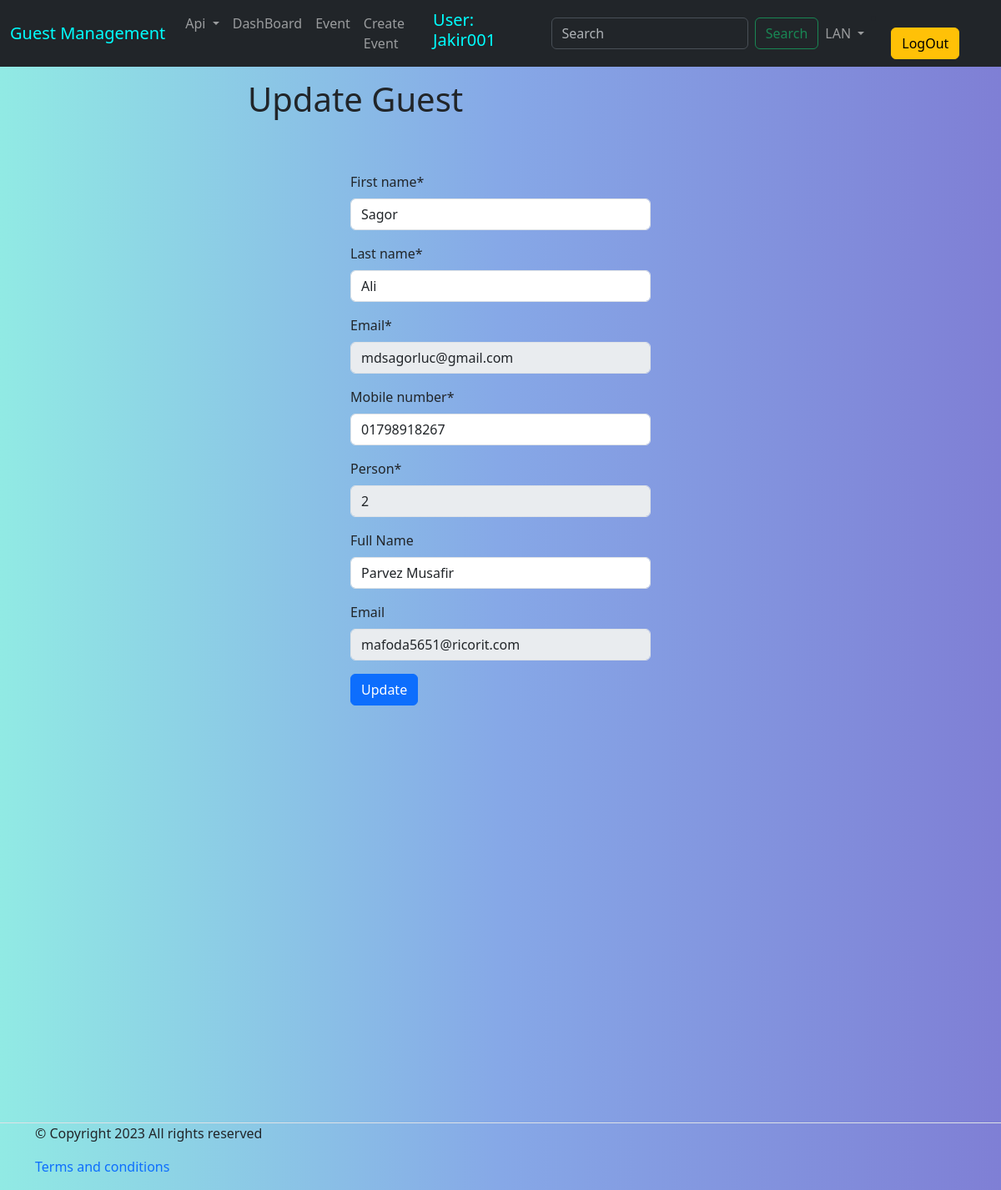
Screenshot of /event/update_guest/1/ (signed in) with the database file from the repository.
### API_authentication/models.py (models this page shows, shortened)
class User(AbstractUser):
    username          = models.CharField(max_length=150, null=True)
    email             = models.EmailField(unique=True)
    is_active         = models.BooleanField(default=False)
    is_verified       = models.BooleanField(default=False)
    verification_otp  = models.CharField(max_length=6 , null=True, blank=True)
    USERNAME_FIELD = 'email'
    REQUIRED_FIELDS = ['username']
    objects = UserManager()

### event/models.py (models this page shows, shortened)
class EventRegistration(models.Model):
    userE       = models.ForeignKey(User, on_delete=models.CASCADE, default=False, related_name='registration')
    event       = models.ForeignKey(CreateEvent, on_delete=models.CASCADE, blank=True, related_name='event')
    firstName   = models.CharField(max_length=25, blank=False)
    lastName    = models.CharField(max_length= 25, blank=False)
    email       = models.EmailField(max_length= 50, blank=False)
    friendName  = models.CharField(max_length=50, blank=True)
    friendEmail = models.EmailField(max_length=100, blank=True)
    phoneNumber = models.CharField(max_length=14, blank=False)
    totalPerson = models.IntegerField(blank=False)
    token_num   = models.CharField(max_length=21, unique=True, null=False)
    createDate  = models.DateTimeField(auto_now_add= True, null=True)
    modifyDate  = models.DateTimeField(auto_now= True)
    class Meta:
        verbose_name = 'Event Registration'
        verbose_name_plural = 'Event Registrations'
        ordering = ['id']

### event/views.py (the view)
# urls.py: path('update_guest/<int:id>/', update_guest, name="update_guest"),
@login_required
def update_guest(request, id=None):
    guest = get_object_or_404(EventRegistration, id=id)
    if request.method == 'POST':
        form = UpdateGuestForm(request.POST, instance = guest)
        if form.is_valid():
            input_person = form.cleaned_data['totalPerson']
            if input_person > 2:
               messages.error(request, 'Person should not be more the 2.')
            guest_previus_data = EventRegistration.objects.filter(pk=guest.id).first()
            is_changes = track_changes_guest(guest_previus_data, guest)
            if not is_changes:
                messages.success(request, 'Nothings updated')
                return redirect('update_guest', guest.id)
            form.save()
            messages.success(request, 'Your infomation updated successfully.')
            return redirect('guest_details', guest.id)
    else:
        form = UpdateGuestForm(instance = guest)
    return render(request, 'update_guest.html', {'form': form})

### event/templates/update_guest.html (shortened to what this page needs)
{% extends 'base.html' %}
{% load crispy_forms_tags %}
{% block body %}
    <h1 id="moving-title" style="width: 53%; margin: auto;text-align: left; padding: 15px; font-size: 40px">
        Update Guest
    </h1>
    <br>
    <div style="width: 30%; margin: auto; margin-bottom: 100px;">
        <form method= 'POST' id="myForm">
            <div style="color:red" class="is-invalid" id="friendEmail"></div><br>
            {{form|crispy}}
            <input class="btn btn-primary" type="submit" value="Update">
        </form>
    </div>
{% endblock body %}

### templates/base.html (shortened to what this page needs)
<!DOCTYPE html>
{% load static %}
{% load i18n %}
<html lang="en" dir={% trans "dir" %}>
<head>
  <link href="https://cdn.jsdelivr.net/npm/bootstrap@5.3.1/dist/css/bootstrap.min.css" rel="stylesheet">
  <link rel="stylesheet" href="{% static "css/message_style.css" %}">
  <link rel="stylesheet" href="{% static "css/style.css" %}">
  <link rel="stylesheet" href="{% static "css/popup_style.css" %}">
</head>
<body>
  {% if request.user.is_authenticated %}
    <nav class="navbar navbar-expand-lg bg-dark" data-bs-theme="dark">
      <div class="container-fluid">
        <a class="navbar-brand " href="#" style="color: aqua">
          Guest Management
        </a>
        <div class="collapse navbar-collapse" id="navbarSupportedContent">
          <ul class="navbar-nav me-auto mb-2 mb-lg-0">
            <li class="nav-item dropdown">
              <a class="nav-link dropdown-toggle" href="#" id="navbarDropdown" role="button" data-bs-toggle="dropdown" aria-expanded="false">
                Api
              </a>
            </li>
            <li class="nav-item">
              <a class="nav-link" href="{% url "dashboard" %}">DashBoard</a>
            </li>
            <li class="nav-item">
              <a class="nav-link" href="{% url "home" %}">Event</a>
            </li>
            <li class="nav-item">
              <a class="nav-link" href="{% url "create_event" %}">Create Event</a>
            </li>
          </ul>
          <h5 style="color:aqua;margin-right: 20px;">User: {{user.username}}</h5>
          <form class="d-flex" role="search" action="{% url "search" %}" method="GET">
            <input class="form-control me-2" name="keyword" type="search" placeholder="Search" aria-label="Search">
            <button class="btn btn-outline-success" type="submit">Search</button>
          </form>
        <div class="dropdown me-auto">
          {% get_current_language as CURRENT_LANGUAGE %}
          {% get_available_languages as AVAILABLE_LANGUAGES %}
          {% get_language_info_list for AVAILABLE_LANGUAGES as languages %}
          <ul class="navbar-nav me-auto mb-2 mb-lg-0">
            <li class="nav-item dropdown">
              <a class="nav-link dropdown-toggle" href="#" id="navbarDropdown" role="button" data-bs-toggle="dropdown" aria-expanded="false">
                LAN
              </a>
            </li>
          </ul>
        </div>
        <li class="nav-item">
            <a href="{% url "logout" %}" class="btn btn-warning mx-4">LogOut</a>
          </li>
        </div>
      </div>
    </nav>
  {% endif %}
{% block body %}
{% endblock body %}
  {% if request.user.is_authenticated %}
    <footer class="section-footer border-top padding-y" style="margin-top: 500px;">
      <div class="container">
        <p class="float-md-right">&copy Copyright 2023 All rights reserved</p>
        <p>
          <a href="#" style="text-decoration: None">Terms and conditions</a>
        </p>
      </div>
    </footer>
  {% endif %}
</body>
</html>

### static/css/style.css (style rules this page uses)
#moving-title { animation: moveRightToLeft 15s linear infinite; }
body, html { height: 100%; margin: 0; background: #7f7fd5; background: -webkit-linear-gradient(to right, #91eae4, #86a8e7, #7f7fd5); background: linear-gradient(to right, #91eae4, #86a8e7, #7f7fd5); }
.container { align-content: center; }

### rows the page displays
User: username "Jakir001"
EventRegistration: firstName "Sagor", lastName "Ali", email "mdsagorluc@gmail.com", phoneNumber "01798918267", totalPerson "2", friendName "Parvez Musafir", friendEmail "mafoda5651@ricorit.com"
